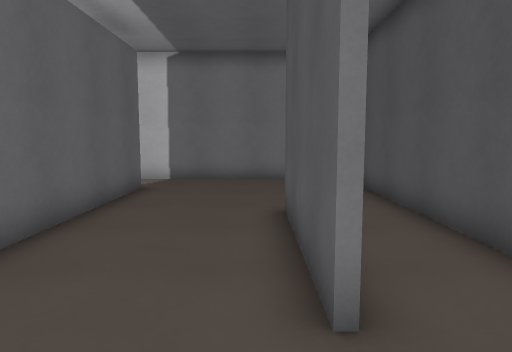
View 1 (above)

16 first-person views from a walk through a 3-D level made in the Godot game engine. The camera is 1.5 m above the floor, tilts 6° down and sees 70° across. The floor is counted in squares, 1 m on a side. Each view is taken from the middle of a square. On the plan, view 1 faces up. The plan holds only what a view shows up to about 16 squares ahead; the rest is blank.

View 2
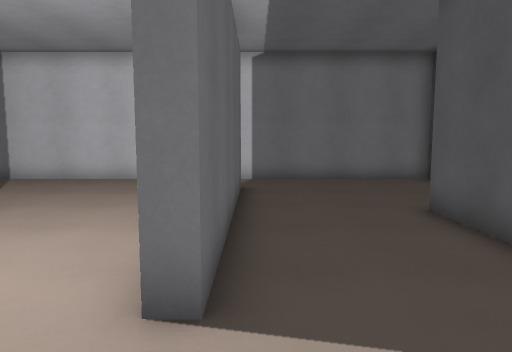

View 3
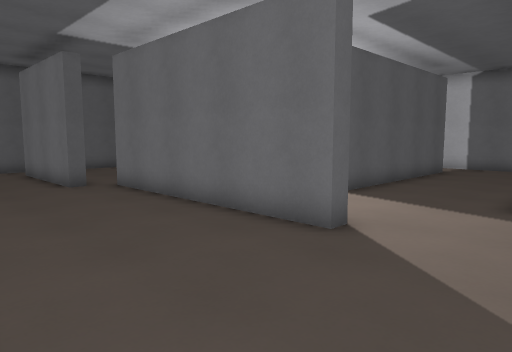

View 4
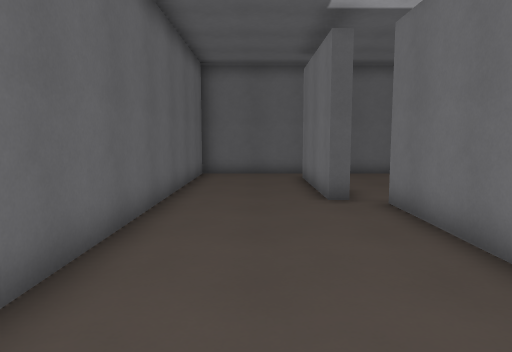

View 5
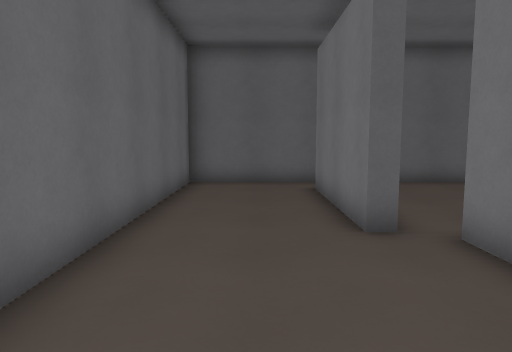

View 6
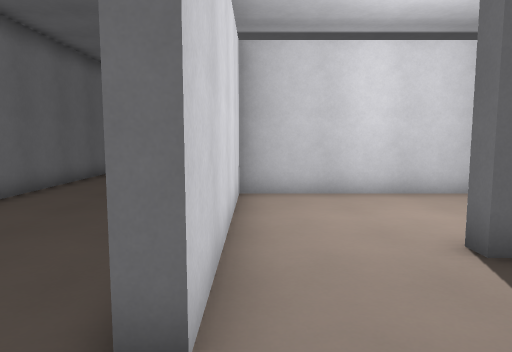

View 7
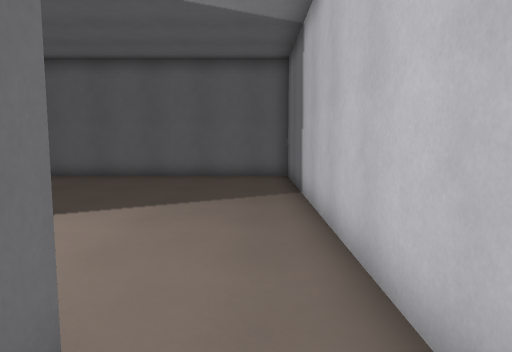

View 8
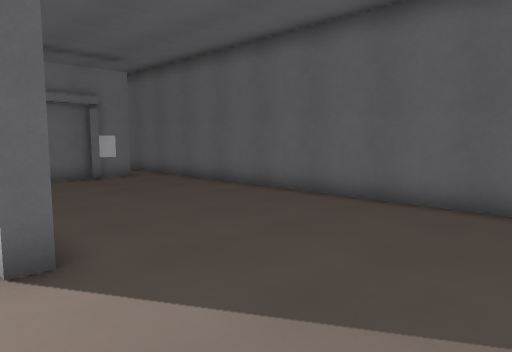

View 9
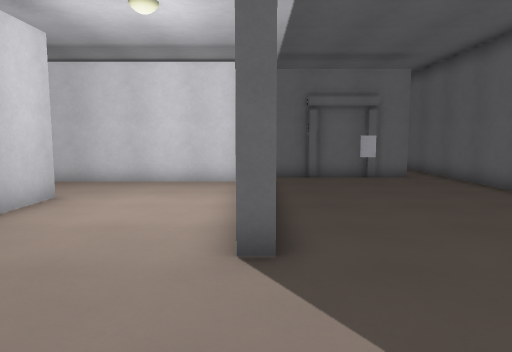

View 10
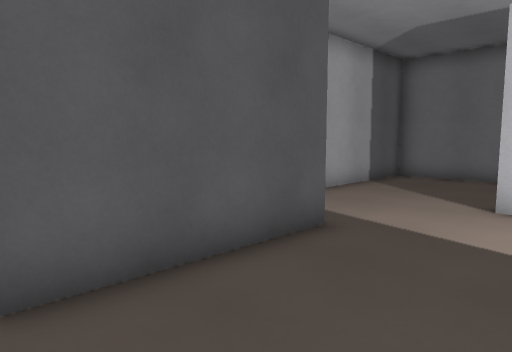

View 11
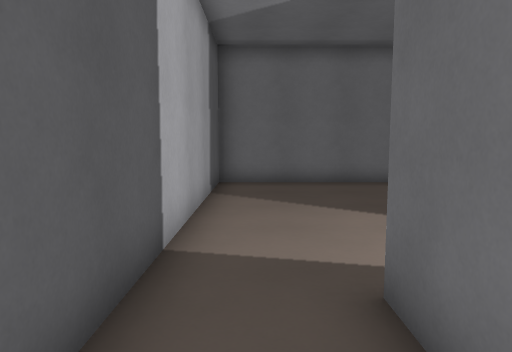

View 12
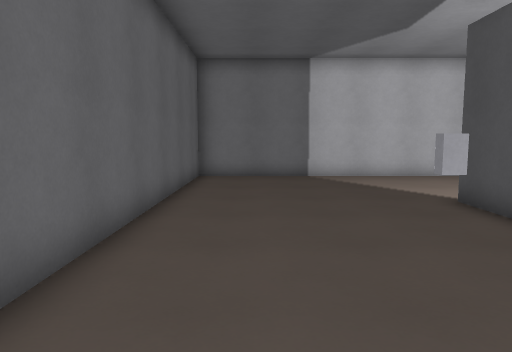

View 13
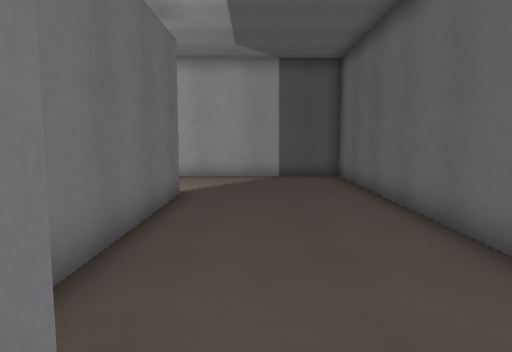

View 14
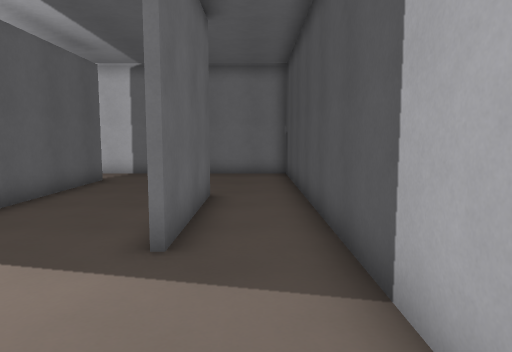

View 15
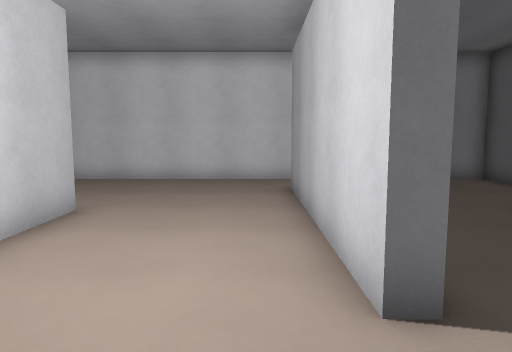

View 16
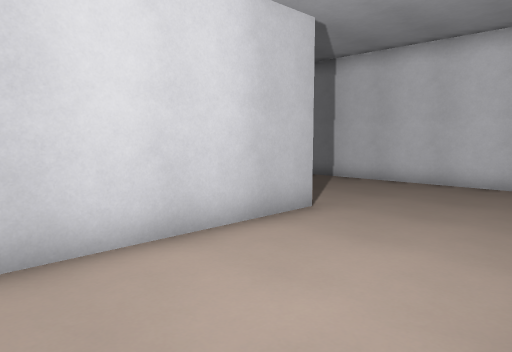

### Floor plan
Points are (right, up) in squares from view 1. A wall is a line through its corners. A room is listed if a view was taken in it or the views show most of it. See-through windows are left out.
Room 1 (views 1, 2, 3, 4, 5, 6, 7, 8, 9, 10, 11, 12, 13, 14, 15, 16)
walls: (-3.9, 2.9) (-3.9, 10.9) (-3.4, 10.9) (-3.4, 2.9) (-3.9, 2.9); (-9.2, 5.6) (-9.2, 7.5) (-8.7, 7.5) (-8.7, -0.4) (-1.3, -0.4) (-1.3, -0.9) (-9.4, -0.9); (-11.9, 3.6) (-11.4, 3.6); (-11, -1.7) (-9.7, -1.7) (-9.7, -2.2) (-14.8, -2.2); (-11.4, -1.5) (-10.9, -1.5); (0.6, 2.6) (0.6, 7.5); (-13.2, -1.7) (-11.2, -1.7); (0.8, 7.5) (0.8, 2.6); (-14.8, -1.7) (-13.5, -1.7); (-16.3, -6.2) (3.3, -6.2) (3.3, 13.3) (-16.3, 13.3) (-16.3, -6.2)

Where each view was taken, in squares from view 1:
view 1: 0 up, 0 right, facing up
view 2: 0 up, 3 left, facing up
view 3: 6 down, 2 right, facing up-left
view 4: 4 down, 1 left, facing left
view 5: 4 down, 4 left, facing left
view 6: 0 up, 1 right, facing left
view 7: 12 up, 2 left, facing left
view 8: 12 up, 8 left, facing down-left
view 9: 12 up, 9 left, facing down
view 10: 8 up, 3 left, facing down-right
view 11: 6 up, 2 right, facing down
view 12: 1 down, 14 left, facing up
view 13: 3 down, 11 left, facing right
view 14: 2 down, 2 right, facing up
view 15: 0 up, 5 left, facing up
view 16: 1 up, 4 left, facing up-left
